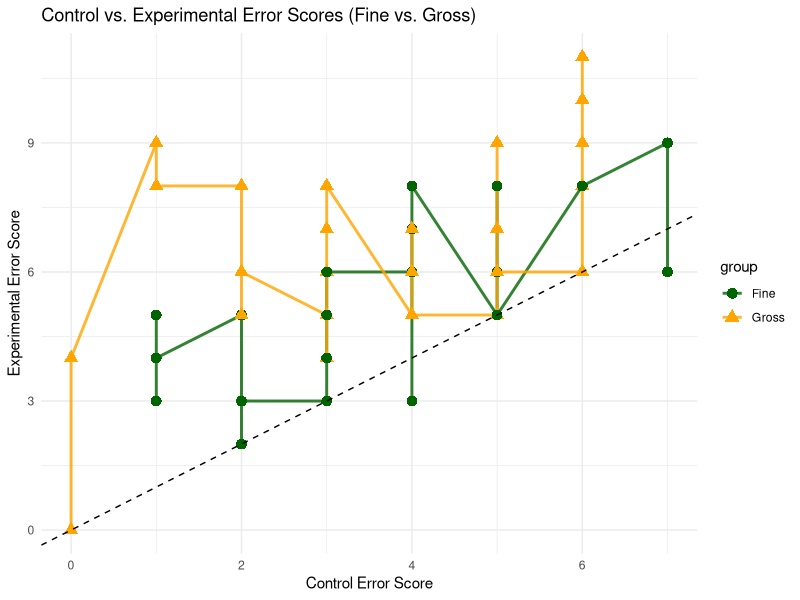
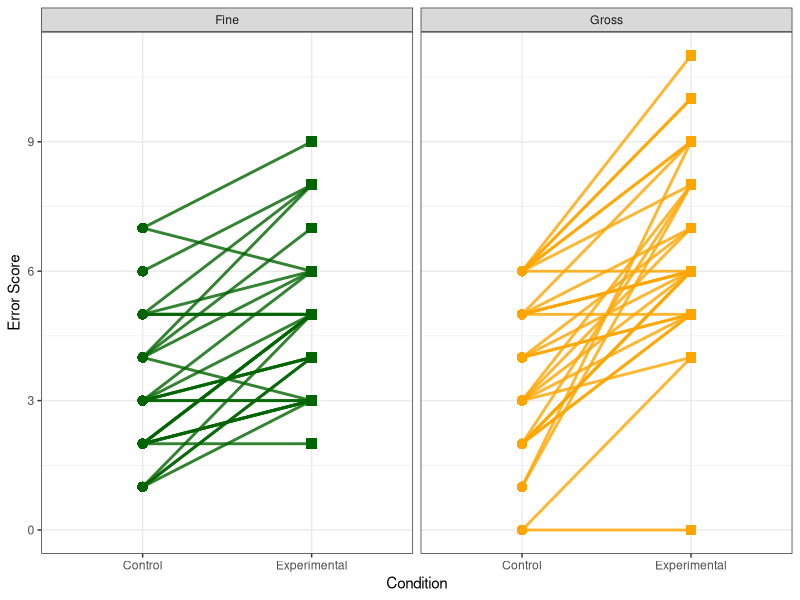

Recreate these plots in R, in order. (Note: this script raises an error after producing the figures.)
## ---- chunk 1
library(tidyverse)
library(lmerTest)

data <- read_csv("task_error_data.csv") %>%
  na.omit()
## ---- chunk 2
library(tidyverse)

# 1A. Convert wide columns (FC_error, FM_error, GC_error, GM_error) to long
data_long <- data %>%
  pivot_longer(
    cols = c(FC_error, FM_error, GC_error, GM_error),
    names_to = "temp",
    values_to = "error"
  ) %>%
  mutate(
    group = if_else(str_detect(temp, "^F"), "Fine", "Gross"),
    condition = if_else(str_detect(temp, "C"), "Control", "Experimental")
  ) %>%
  select(-temp)

# 1B. (Optional) Handle duplicates if needed, e.g., by averaging:
data_long_clean <- data_long %>%
  group_by(Participants, group, condition) %>%
  summarize(error = mean(error, na.rm = TRUE), .groups = "drop")

# 1C. Pivot to wide format: one row per (Participants + group), columns = Control, Experimental
data_wide <- data_long_clean %>%
  pivot_wider(names_from = condition, values_from = error)




ggplot(data_wide, aes(x = Control, y = Experimental, color = group)) +
  # Connect Fine and Gross points for each participant
  geom_line(aes(group = group), size = 1, alpha = 0.8) +
  
  # Plot the points themselves
  geom_point(aes(shape = group), size = 3, stroke = 1) +
  
  # Custom shapes and colors
  scale_shape_manual(values = c("Fine" = 16, "Gross" = 17)) +
  scale_color_manual(values = c("Fine" = "darkgreen", "Gross" = "orange")) +
  
  # Optional reference line (diagonal)
  geom_abline(intercept = 0, slope = 1, linetype = "dashed") +
  
  # Labels and theme
  labs(
    title = "Control vs. Experimental Error Scores (Fine vs. Gross)",
    x = "Control Error Score",
    y = "Experimental Error Score"
  ) +
  theme_minimal()








## ---- chunk 3

data_long <- data %>%
  pivot_longer(cols = c(FC_error, FM_error, GC_error, GM_error),
               names_to = "temp",
               values_to = "error") %>%
  mutate(
    group = if_else(str_detect(temp, "F"), "Fine", "Gross"),
    condition = if_else(str_detect(temp, "C"), "Control", "Experimental")
  ) %>%
  select( - temp)

rdata_long <- data_long %>%
  pivot_wider(names_from = condition, values_from = error)


# Assuming 'data_long' has the following columns:
# participant, group (with values "Fine" or "Gross"), 
# condition (with values "Control" or "Experimental"), and error

scatter_combined <- ggplot(data_long, aes(x = condition, y = error, group = Participants, color = group)) +
  geom_line(size = 1, alpha = 0.8) +
  geom_point(aes(shape = condition), size = 3, stroke = 1) +
  facet_wrap(~ group) +
  theme_bw() +
  scale_shape_manual(values = c("Control" = 16, "Experimental" = 15)) +  # 16 = circle, 15 = square
  scale_color_manual(values = c("Fine" = "darkgreen", "Gross" = "orange")) +
  labs(#title = "Paired Observations by Group",
       x = "Condition",
       y = "Error Score") +
  theme(legend.position = "none")

scatter_combined

##scatterplot 

# 1. Convert your wide columns (FC_error, FM_error, GC_error, GM_error) to long format
data_long <- data %>%
  pivot_longer(
    cols = c(FC_error, FM_error, GC_error, GM_error),
    names_to = "temp",
    values_to = "error"
  ) %>%
  mutate(
    group = if_else(str_detect(temp, "^F"), "Fine", "Gross"),
    trial = if_else(str_detect(temp, "C"), "Control", "Experimental")
  )



# 2. Aggregate in case of duplicates, ensuring each participant-group-trial has a single value
data_long_clean <- data_long %>%
  group_by(Participants, group, trial) %>%
  summarize(error = mean(error, na.rm = TRUE), .groups = "drop")

# 3. Pivot so each row has 'Control' and 'Experimental' for a given participant-group
#    This yields 2 rows per participant (one for Fine, one for Gross), with columns:
#    Participants, group, Control, Experimental
data_wide <- data_long_clean %>%
  pivot_wider(
    names_from = c(trial, group),
    values_from = error
  ) %>%
  group_by(Participants) 

# 4. Plot Control vs. Experimental, colored by group (Fine or Gross)
ggplot(data_wide, aes(x = Control, y = Experimental, color = group)) +
  geom_point(size = 3) +
  geom_line(aes(group = Participants), size = 1, alpha = 0.8) +
  scale_color_manual(values = c("Fine" = "darkgreen", "Gross" = "orange")) +
  #geom_abline(intercept = 0, slope = 1, linetype = "dashed") +
  labs(
    title = "Control vs. Experimental Error Scores by Group",
    x = "Control Error Score",
    y = "Experimental Error Score"
  ) +
  theme_minimal()



library(ggplot2)

# Assuming your wide-format data (data_wide) has the following columns:
# Participants, Control_Fine, Experimental_Fine, Control_Gross, Experimental_Gross

ggplot(data_wide) +
  # Plot Fine group points
  geom_point(aes(x = Control_Fine, y = Experimental_Fine), 
             color = "darkgreen", shape = 16, size = 3) +
  # Plot Gross group points
  geom_point(aes(x = Control_Gross, y = Experimental_Gross), 
             color = "orange", shape = 17, size = 3) +
  # Connect Fine and Gross points for each participant
  geom_segment(aes(x = Control_Fine, y = Experimental_Fine, 
                   xend = Control_Gross, yend = Experimental_Gross),
               color = "black", linetype = "dashed", size = 0.8) +
  
  labs(title = "Control vs. Experimental Error Scores by Group",
       x = "Control Error Score",
       y = "Experimental Error Score") +
  theme_minimal()


library(tidyverse)






#ggsave("fig1.1.jpg", width = 8, height = 6, dpi = 300)
## ---- chunk 4

model_poisson <- glmer(
  error ~ group * condition + (1 | Participants),
  data = data_long,
  family = poisson(link = "log")
)
summary(model_poisson)

## ---- chunk 5

set.seed(21)

# Assume rdata_long has columns: Participants, group, Control, Experimental
# Split data into Fine and Gross groups
rdata_fine <- rdata_long %>% filter(group == "Fine")
rdata_gross <- rdata_long %>% filter(group == "Gross")

# Define bootstrap parameters
nboot <- 10000
np_fine <- nrow(rdata_fine)
np_gross <- nrow(rdata_gross)

# Function to perform hierarchical bootstrap for one group
bootstrap_group <- function(data, np, nboot) {
  # Create a matrix of bootstrap indices for participants
  bootid <- matrix(sample(np, np * nboot, replace = TRUE), nrow = nboot)
  # Allocate a matrix to store bootstrap results:
  # Column 1: 20% trimmed mean for Control, 
  # Column 2: 20% trimmed mean for Experimental,
  # Column 3: 20% trimmed mean difference (Experimental - Control)
  bootres <- matrix(NA, nrow = nboot, ncol = 3)
  
  for (B in 1:nboot) {
    # Sample participants with replacement for this bootstrap iteration
    boot_sample <- data[bootid[B, ], ]
    # Compute the 20% trimmed means for Control and Experimental conditions
    boot_control <- mean(boot_sample$Control, trim = 0.2)
    boot_experimental <- mean(boot_sample$Experimental, trim = 0.2)
    boot_diff <- boot_experimental - boot_control
    # Store the results
    bootres[B, 1] <- boot_control
    bootres[B, 2] <- boot_experimental
    bootres[B, 3] <- boot_diff
  }
  return(bootres)
}

# Run bootstrap for each group
bootres_fine <- bootstrap_group(rdata_fine, np_fine, nboot)
bootres_gross <- bootstrap_group(rdata_gross, np_gross, nboot)

# Compute the between-group difference for each bootstrap iteration:
# Difference (Fine - Gross) for each measure:
bootres_between <- cbind(
  Control_Diff = bootres_fine[, 1] - bootres_gross[, 1],
  Experimental_Diff = bootres_fine[, 2] - bootres_gross[, 2],
  Difference_Diff = bootres_fine[, 3] - bootres_gross[, 3]
)

# I dont want this ^ I want it so that its Fine_diff = bootres_experiental - bootstres_control,


## ---- chunk 6
# Summary statistics for Fine group difference (Experimental - Control)
fine_diff <- bootres_fine[, 3]
fine_trimmed_mean <- mean(fine_diff, trim = 0.2)
fine_sd <- sd(fine_diff)
fine_ci <- quantile(fine_diff, probs = c(0.025, 0.975), type = 6)
p_fine <- 2 * min(mean(fine_diff < 0), mean(fine_diff > 0))

# Summary statistics for Gross group difference (Experimental - Control)
gross_diff <- bootres_gross[, 3]
gross_trimmed_mean <- mean(gross_diff, trim = 0.2)
gross_sd <- sd(gross_diff)
gross_ci <- quantile(gross_diff, probs = c(0.025, 0.975), type = 6)
p_gross <- 2 * min(mean(gross_diff < 0), mean(gross_diff > 0))

# Summary statistics for the Between-Group Difference (Fine Difference - Gross Difference)
between_diff <- bootres_between[, 3]
between_trimmed_mean <- mean(between_diff, trim = 0.2)
between_sd <- sd(between_diff)
between_ci <- quantile(between_diff, probs = c(0.025, 0.975), type = 6)
p_between <- 2 * min(mean(between_diff < 0), mean(between_diff > 0))

# Print the results
cat("Fine Group Difference (20% trimmed):\n")
cat("  Mean =", fine_trimmed_mean, "\n")
cat("  SD   =", fine_sd, "\n")
cat("  95% CI =", fine_ci, "\n")
cat("  p-value =", p_fine, "\n\n")

cat("Gross Group Difference (20% trimmed):\n")
cat("  Mean =", gross_trimmed_mean, "\n")
cat("  SD   =", gross_sd, "\n")
cat("  95% CI =", gross_ci, "\n")
cat("  p-value =", p_gross, "\n\n")

cat("Between-Group Difference (20% trimmed):\n")
cat("  Mean =", between_trimmed_mean, "\n")
cat("  SD   =", between_sd, "\n")
cat("  95% CI =", between_ci, "\n")
cat("  p-value =", p_between, "\n")



## ---- chunk 7
# Create data frames for the within-group bootstrap results
boot_df_fine <- data.frame(
  Estimate = bootres_fine[, 3],
  Measure = "Fine Difference"
)
boot_df_gross <- data.frame(
  Estimate = bootres_gross[, 3],
  Measure = "Gross Difference"
)

# Create a data frame for the between-group differences
boot_df_between <- data.frame(
  Estimate = bootres_between[, 3],
  Measure = "Between-Group Difference"
)

# Combine all into one data frame for plotting
boot_df_all <- bind_rows(boot_df_fine, boot_df_gross, boot_df_between)
boot_df_all$Measure <- factor(boot_df_all$Measure, levels = c("Fine Difference", "Gross Difference", "Between-Group Difference"))



## ---- chunk 8
# Calculate 95% confidence intervals
ci_df <- boot_df_all %>%
  group_by(Measure) %>%
  summarise(
    Mean = mean(Estimate),
    Lower_CI = quantile(Estimate, 0.025),
    Upper_CI = quantile(Estimate, 0.975)
  )

# Plot
ggplot(boot_df_all, aes(x = Estimate, color = Measure, fill = Measure)) +
  geom_density(size = 0.8, alpha = 0.4) +
  # Vertical line for mean
  geom_vline(data = ci_df, aes(xintercept = Mean), color = "black", 
             linetype = "dashed", size = .8) +
  # Confidence intervals as horizontal segments
  geom_segment(data = ci_df, aes(x = Lower_CI, xend = Upper_CI, y = 0, yend = 0), color = "black",
               size = 3, lineend = "round") +
  facet_wrap(~ Measure, scales = "free_x") +
  scale_color_manual(values = c("Fine Difference" = "darkgreen", 
                                "Gross Difference" = "orange", 
                                "Between-Group Difference" = "blue")) +
  scale_fill_manual(values = c("Fine Difference" = "darkgreen", 
                               "Gross Difference" = "orange", 
                               "Between-Group Difference" = "blue")) +
  labs(#title = "Bootstrap Distributions of 20% Trimmed Means (Differences)",
       x = "Bootstrap Estimate (Error Difference)",
       y = "Density") +
  theme(legend.position = "none") 

ggsave("fig2_high_boot.jpg", width = 8, height = 6, dpi = 300)
